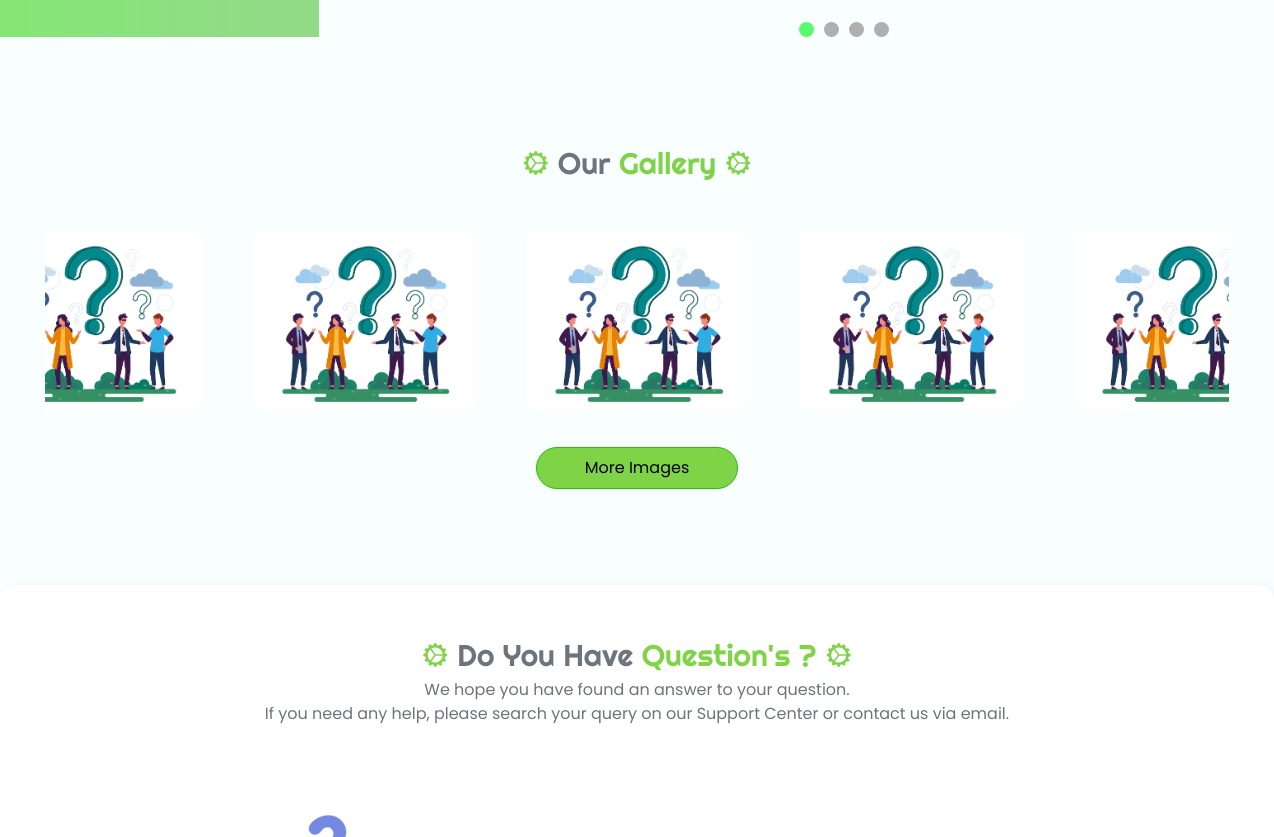
The app's page / (middle part), older data.
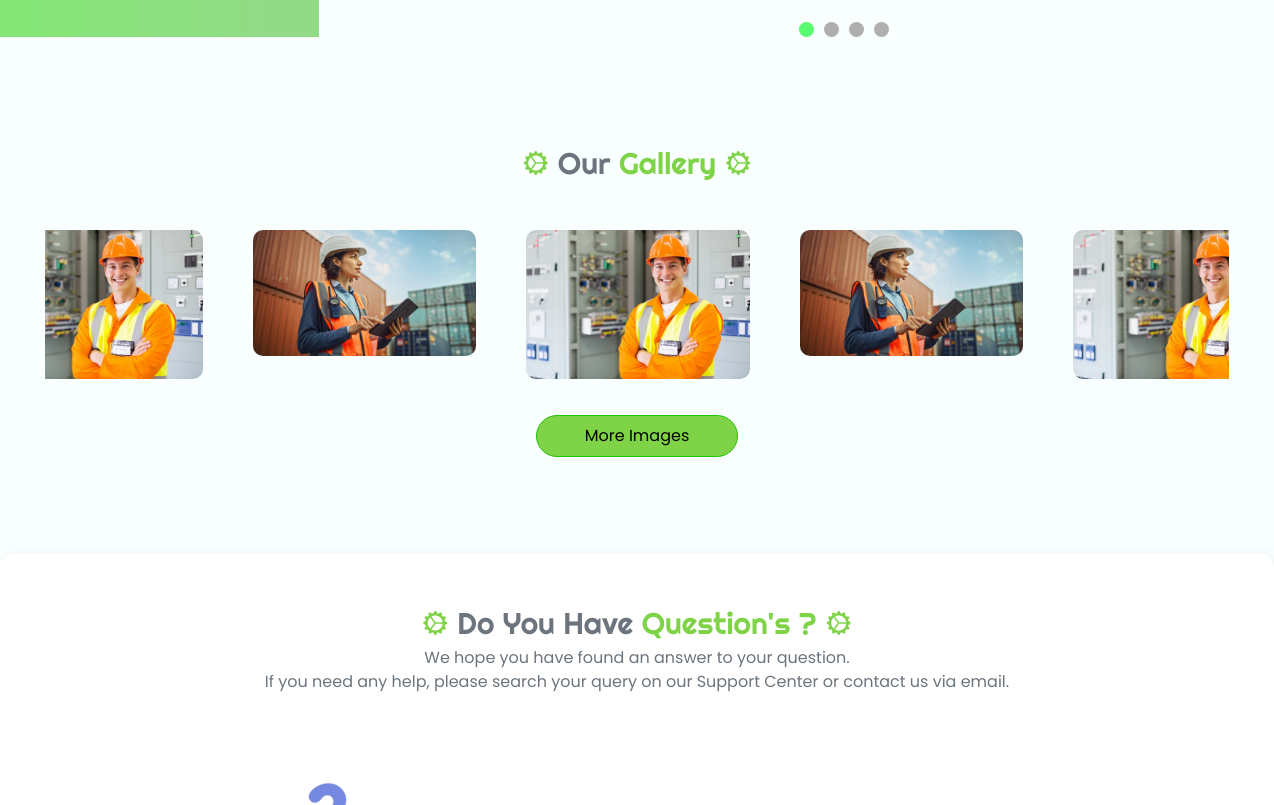
The same page, newer data.
### WebAdmin/models.py (models this page shows, shortened)
class PhotoGallery(models.Model):
    caption = models.CharField(max_length=255, blank=True, null=True)
    description = models.TextField(blank=True, null=True)
    image = models.ImageField(upload_to="photo_gallery/")
    is_show_on_home_page = models.BooleanField(null=True)

### WebApp/views.py (the view, shortened to what this page needs)
# urls.py: path('', WebView.index, name="index"),
def index(request):
    gallery_images= PhotoGallery.objects.select_related().filter(is_show_on_home_page=True)
    data={
        'gallery_images':gallery_images,
    }
    return render(request,"index.html",data)

### WebApp/templates/index.html (shortened to what this page needs)
{% extends "website_base.html" %}
{% load static %}
{% block content %}
<div class="container-fluid py-2 mt-5 px-lg-0">
    <div class="row g-0">
        <div class="col-lg-3 d-none d-lg-flex">
            <div class="d-flex align-items-center justify-content-center  w-100 h-100"
                style="background: linear-gradient(90deg, #85e676 6.14%, #91db86 83.37%); ">
            </div>
        </div>
        <div class="col-md-12 col-lg-9  ">
            <div class="ms-lg-5 ps-lg-5 ">
                <div class="owl-carousel news-carousel px-2">
                </div>
            </div>
        </div>
    </div>
</div>
<div class="container  px-2 py-5  mt-5" style="border-radius: 15px;">
    <div class="row text-center mb-4">
        <div class="Heading-section">
            <i class="bi bi-gear-wide-connected"></i>
            <span class="line-text"> <span class="text-secondary">Our</span> Gallery </span>
            <i class="bi bi-gear-wide-connected"></i>
        </div>
    </div>
    <div class="owl-carousel gallery-carousel">
        {% for image in gallery_images %}
        <div class="item">
            <img src="{{image.image.url}}" alt="" loading="lazy" />
        </div>
        {% endfor %}
    </div>
    <center>
        <a class="btn btn-primary rounded-pill py-2 px-5 mt-3" href="{% url "web_photos_gallary" %}">More Images</a>
    </center>
</div>
<section class="mb-5">
    <div class="container bg-light px-2 py-5  mt-5"
        style="border-radius: 15px; max-width: 1600px; box-shadow: 4px 4px 15px 0px rgba(0, 0, 0, 0.068);">
        <div class="row text-center mb-4">
            <div class="Heading-section">
                <i class="bi bi-gear-wide-connected"></i>
                <span class="line-text"> <span class="text-secondary">Do You Have</span> Question's ? </span>
                <i class="bi bi-gear-wide-connected"></i>
            </div>
            <p class="  text-secondary mb-5">We hope you have found an answer to your question. <br>
                If you need any help, please search your query on our Support Center or contact us via
                email.</p>
        </div>
        <div class="container">
            <div class="row gy-5 gy-lg-0 align-items-lg-center">
                <div class="col-12 col-lg-6 text-center align-items-center">
                    <img class="img-fluid rounded" loading="lazy" src="{% static '/website/img/questions.png' %}"
                        alt="How can we help you?" data-aos="zoom-out-down" data-aos-duration="1500"
                        data-aos-delay="50">
                </div>
            </div>
</section>
{% endblock content %}

Row changes from the older to the newer data that the page shows:
removed PhotoGallery: image (picture)
added PhotoGallery: image (picture)
added PhotoGallery: image (picture)
